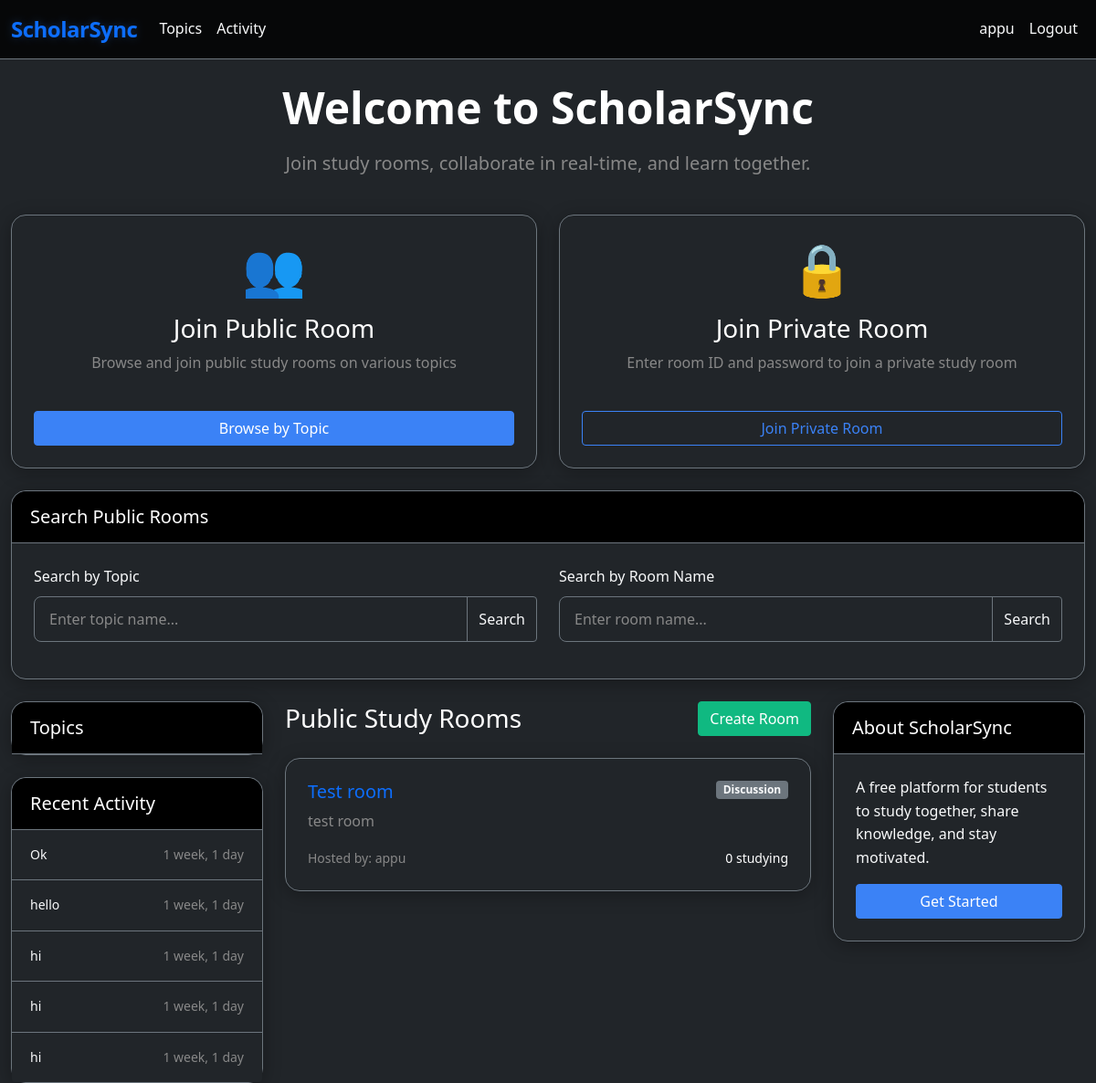
The page / (signed in) on the database as committed earlier.
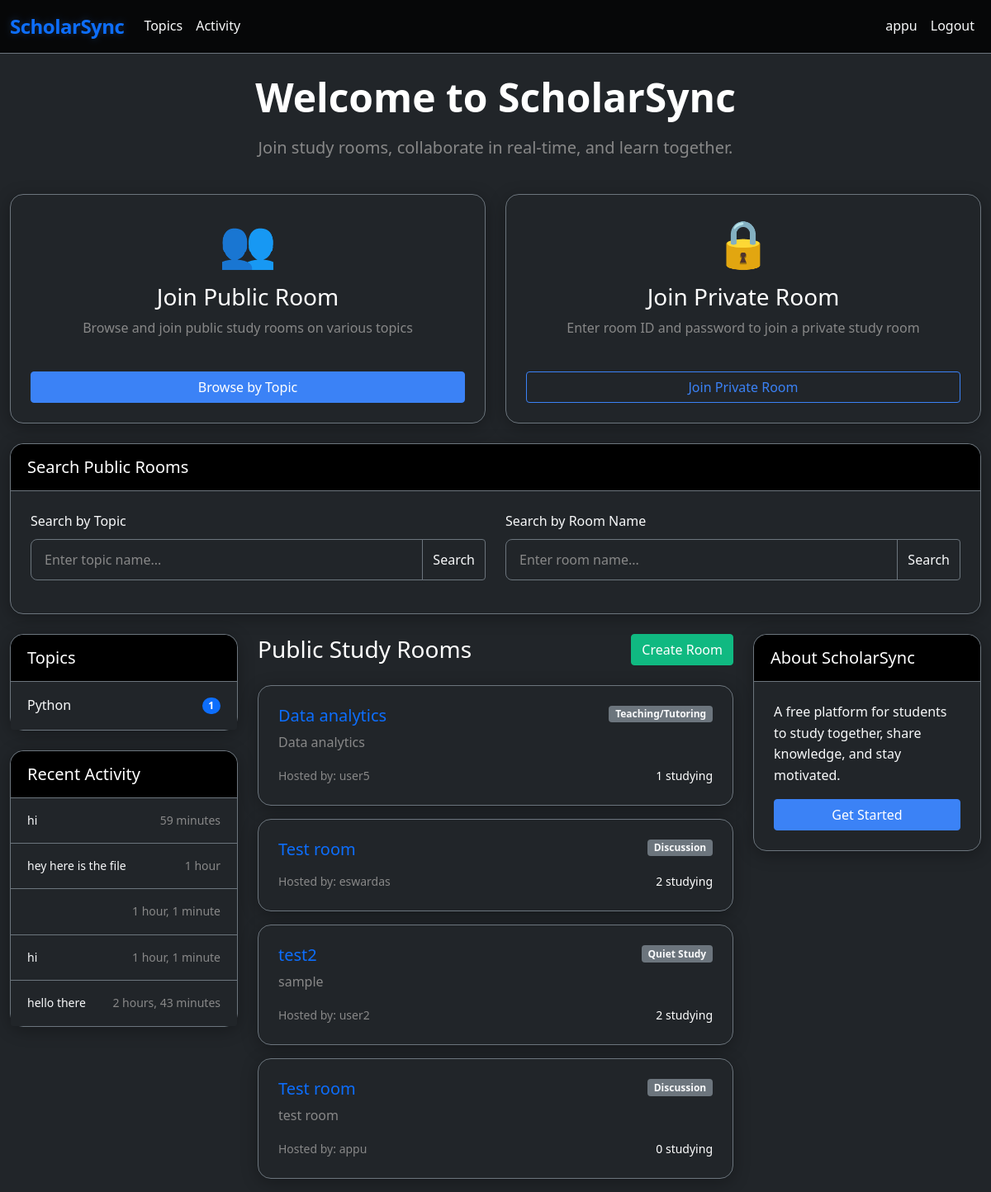
The same page on the database as committed later.
### base/models.py (models this page shows, shortened)
class Message(models.Model):
    user = models.ForeignKey(User, on_delete=models.CASCADE)
    room = models.ForeignKey(Room, on_delete=models.CASCADE)
    body = models.TextField()
    file_attachment = models.FileField(upload_to=get_file_path, null=True, blank=True)
    file_name = models.CharField(max_length=255, blank=True, null=True)
    file_type = models.CharField(max_length=20, blank=True, null=True)  # image, audio, video, document
    updated = models.DateTimeField(auto_now=True)
    created = models.DateTimeField(auto_now_add=True)
    class Meta:
        ordering = ['-created']

class Room(models.Model):
    host = models.ForeignKey(User, on_delete=models.SET_NULL, null=True)
    topic = models.ForeignKey(Topic, on_delete=models.SET_NULL, null=True)
    name = models.CharField(max_length=200)
    description = models.TextField(null=True, blank=True)
    participants = models.ManyToManyField(User, related_name='participants', blank=True)
    updated = models.DateTimeField(auto_now=True)
    created = models.DateTimeField(auto_now_add=True)
    is_active = models.BooleanField(default=True)
    max_participants = models.IntegerField(default=50)
    study_type = models.CharField(max_length=50, choices=[
        ('quiet', 'Quiet Study'),
        ('discussion', 'Discussion'),
        ('teaching', 'Teaching/Tutoring'),
    ], default='discussion')
    is_private = models.BooleanField(default=False)
    private_id = models.CharField(max_length=8, blank=True, null=True)
    private_password = models.CharField(max_length=20, blank=True, null=True)
    class Meta:
        ordering = ['-updated', '-created']
    @property
    def participant_count(self):
        return self.participants.count()

class Topic(models.Model):
    name = models.CharField(max_length=200)

### base/views.py (the view)
# urls.py: path('', views.home, name="home"),
@login_required(login_url='login')
def home(request):
    topic_q = request.GET.get('topic_q') if request.GET.get('topic_q') != None else ''
    name_q = request.GET.get('name_q') if request.GET.get('name_q') != None else ''
    rooms = Room.objects.filter(is_private=False)  # Only show public rooms
    if topic_q:
        rooms = rooms.filter(topic__name__icontains=topic_q)
    if name_q:
        rooms = rooms.filter(name__icontains=name_q)
    topics = Topic.objects.exclude(name='').all()[0:5]
    room_count = rooms.count()
    room_messages = Message.objects.filter()[0:5]
    context = {
        'rooms': rooms,
        'topics': topics,
        'room_count': room_count,
        'room_messages': room_messages,
    }
    return render(request, 'base/home.html', context)

### templates/base/home.html (shortened to what the changed rows need)
<!DOCTYPE html>
<html>
<head>
    <link href="https://cdn.jsdelivr.net/npm/bootstrap@5.1.3/dist/css/bootstrap.min.css" rel="stylesheet">
    <link rel="stylesheet" href="/static/css/style.css">
</head>
<body class="bg-dark">
    <div class="container mt-4">
        <div class="row mb-4">
            <div class="col-12 text-center">
                <h1 class="display-5 fw-bold mb-3 text-white">Welcome to ScholarSync</h1>
            </div>
        </div>
        <div class="row">
            <div class="col-md-3">
                <div class="card bg-dark border-secondary">
                    <div class="list-group list-group-flush">
                        {% for topic in topics %}
                            {% if topic.name %}
                                <a href="?topic_q={{topic.name}}" class="list-group-item list-group-item-action d-flex justify-content-between align-items-center bg-dark text-light border-secondary">
                                    {{topic.name}}
                                    <span class="badge bg-primary rounded-pill">{{topic.room_set.count}}</span>
                                </a>
                            {% endif %}
                        {% endfor %}
                    </div>
                </div>
                <div class="card bg-dark border-secondary mt-4">
                    <div class="list-group list-group-flush">
                        {% for message in room_messages %}
                            <a href="{% url 'room' message.room.id %}" class="list-group-item list-group-item-action bg-dark text-light border-secondary">
                                <div class="d-flex w-100 justify-content-between">
                                    <small>{{message.body|truncatechars:30}}</small>
                                    <small class="text-muted">{{message.created|timesince}}</small>
                                </div>
                            </a>
                        {% endfor %}
                    </div>
                </div>
            </div>
            <div class="col-md-6">
                {% for room in rooms %}
                    <div class="card bg-dark border-secondary mb-3">
                        <div class="card-body">
                            <div class="d-flex justify-content-between align-items-start mb-2">
                                <h5 class="card-title mb-0">
                                    <a href="{% url 'room' room.id %}" class="text-primary text-decoration-none">{{room.name}}</a>
                                </h5>
                                <span class="badge bg-secondary text-light">{{room.get_study_type_display}}</span>
                            </div>
                            <p class="card-text text-muted mb-3">{{room.description|truncatechars:100}}</p>
                            <div class="d-flex justify-content-between align-items-center">
                                <small class="text-muted">Hosted by: {{room.host.username}}</small>
                                <small class="fw-medium text-white">{{room.participant_count}} studying</small>
                            </div>
                        </div>
                    </div>
                {% empty %}
                    <div class="alert alert-info bg-dark border-info text-info">
                        No public rooms found. <a href="{% url 'create-room' %}" class="alert-link text-primary">Create one!</a>
                    </div>
                {% endfor %}
            </div>
        </div>
    </div>
</body>
</html>

Rows that differ between the two databases and show on the page:
no longer on this page (row unchanged): Message: body "Ok", created "1 week, 1 day"
no longer on this page (row unchanged): Message: body "hello", created "1 week, 1 day"
no longer on this page (row unchanged): Message: body "hi", created "1 week, 1 day"
no longer on this page (row unchanged): Message: body "hi", created "1 week, 1 day"
no longer on this page (row unchanged): Message: body "hi", created "1 week, 1 day"
added Topic: name "Python", room_set.count "1"
added Message: body "hi", created "59 minutes"
added Message: body "hey here is the file", created "1 hour"
added Message: created "1 hour, 1 minute"
added Message: body "hi", created "1 hour, 1 minute"
added Message: body "hello there", created "2 hours, 43 minutes"
added Room: name "Data analytics", study_type "Teaching/Tutoring", description "Data analytics", host.username "user5", participant_count "1"
added Room: name "Test room", study_type "Discussion", host.username "eswardas", participant_count "2"
added Room: name "test2", study_type "Quiet Study", description "sample", host.username "user2", participant_count "2"
